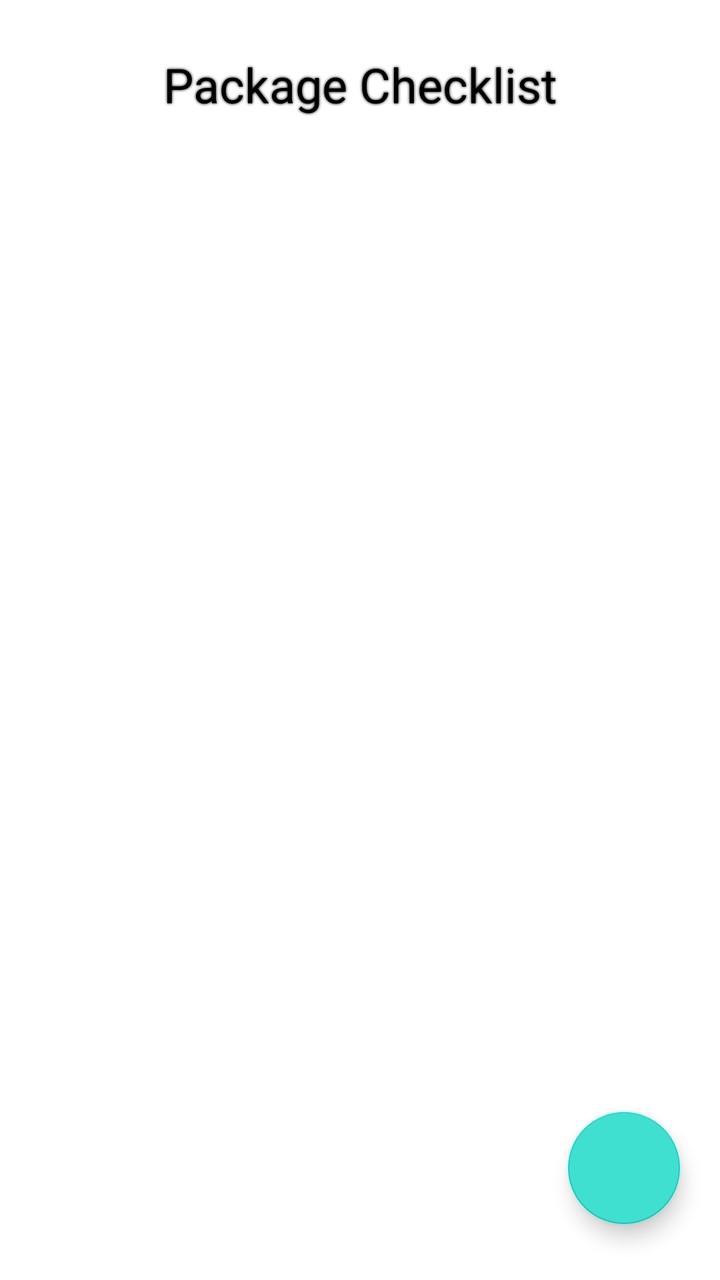
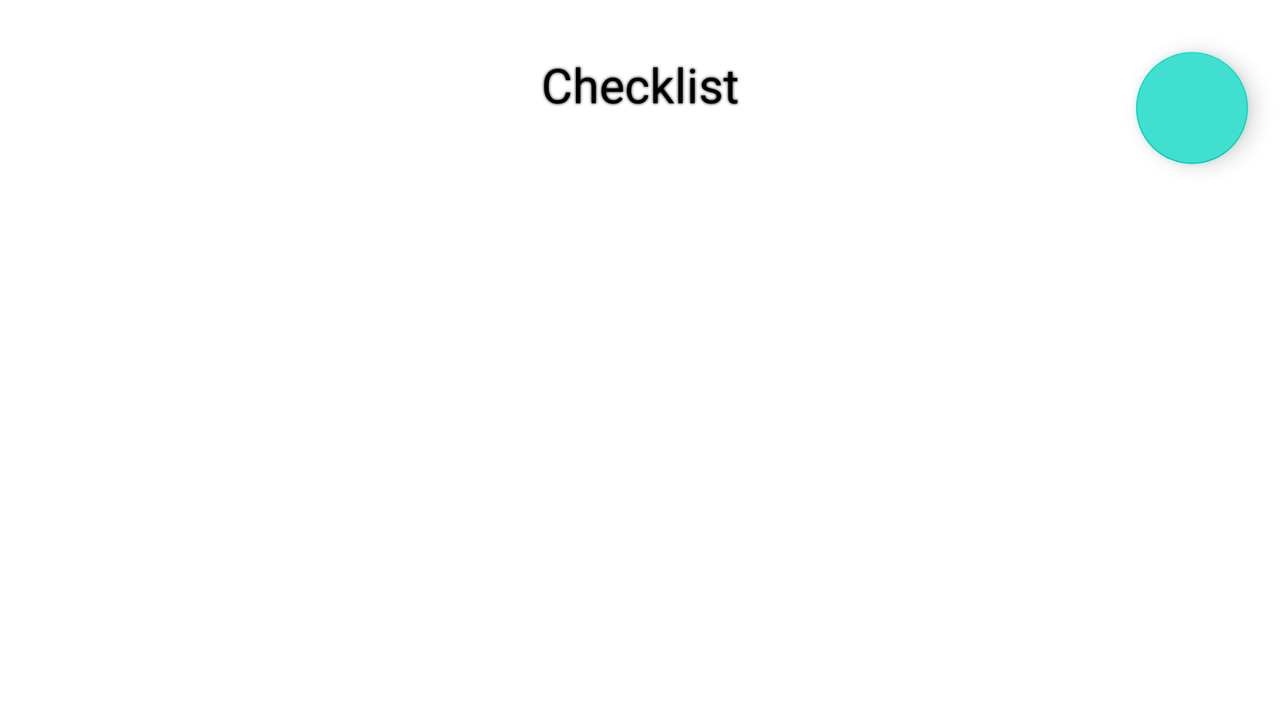

One screen, two layout resources from the same app: the default and the repository's alternative for another configuration. Each is rendered where Android would select it; the XML of both is given below.
<!-- AndroidManifest.xml: application theme Theme.Trippie -->
<!-- res/layout/fragment_package_list.xml -->
<?xml version="1.0" encoding="utf-8"?>
<RelativeLayout
    xmlns:android="http://schemas.android.com/apk/res/android"
    xmlns:app="http://schemas.android.com/apk/res-auto"
    xmlns:tools="http://schemas.android.com/tools"
    android:layout_width="match_parent"
    android:layout_height="match_parent"
    android:fitsSystemWindows="true"
    android:background="@color/white"
    >

    <LinearLayout
        android:id="@+id/main"
        android:layout_width="match_parent"
        android:layout_height="match_parent"
        android:layout_marginTop="0dp"
        android:layout_marginBottom="0dp"
        android:orientation="vertical"
        tools:context=".ChecklistFragment">

        <TextView
            android:id="@+id/titleTextView"
            android:layout_width="match_parent"
            android:layout_height="wrap_content"
            android:text="@string/package_checklist"
            android:textSize="24sp"
            android:textColor="@color/black"
            android:shadowColor="@color/black"
            android:shadowRadius="3"
            android:gravity="center"
            android:layout_marginTop="10dp"
            android:padding="16dp"/>

        <androidx.core.widget.NestedScrollView
            android:layout_width="match_parent"
            android:layout_height="match_parent">

            <androidx.recyclerview.widget.RecyclerView
                android:id="@+id/PackageItemRecyclerView"
                android:layout_width="match_parent"
                android:layout_height="0dp"
                android:layout_weight="1"
                android:padding="8dp"
                android:layout_gravity="center_horizontal"
                />

        </androidx.core.widget.NestedScrollView>

    </LinearLayout>

    <ProgressBar
        android:layout_width="wrap_content"
        android:layout_height="wrap_content"
        android:visibility="gone"
        android:id="@+id/progress_bar"
        android:layout_centerInParent= "true"/>

    <com.google.android.material.floatingactionbutton.FloatingActionButton
        android:id="@+id/addPackageItemButton"
        android:layout_width="wrap_content"
        android:layout_height="wrap_content"
        android:layout_marginEnd="20dp"
        android:layout_marginBottom="28dp"
        android:backgroundTint="@color/appColor"
        android:clickable="true"
        android:contentDescription="image"
        android:tintMode="@color/white"
        android:layout_alignParentBottom="true"
        android:layout_alignParentEnd="true"
        app:srcCompat="@drawable/add_icon" />

</RelativeLayout>
<!-- resources referenced by this layout -->
<resources>
  <color name="appColor">#40E0D0</color>
  <color name="black">#FF000000</color>
  <color name="white">#FFFFFFFF</color>
  <string name="package_checklist">Package Checklist</string>
  <style name="Theme.Trippie" parent="Base.Theme.Trippie" />
  <style name="Base.Theme.Trippie" parent="Theme.MaterialComponents.DayNight.DarkActionBar">
          
          <item name="android:fontFamily">@font/poppins</item>
          <item name="fontFamily">@font/poppins</item>
      </style>
</resources>
<!-- res/layout-land/fragment_package_list.xml (the repository's variant of the layout above) -->
<!-- drawn on the phone turned sideways -->
<?xml version="1.0" encoding="utf-8"?>
<RelativeLayout
    xmlns:android="http://schemas.android.com/apk/res/android"
    xmlns:app="http://schemas.android.com/apk/res-auto"
    xmlns:tools="http://schemas.android.com/tools"
    android:layout_width="match_parent"
    android:layout_height="match_parent"
    android:fitsSystemWindows="true"
    android:background="@color/white">

    <TextView
        android:id="@+id/titleTextView"
        android:layout_width="match_parent"
        android:layout_height="wrap_content"
        android:text="@string/checklist"
        android:textSize="24sp"
        android:textColor="@color/black"
        android:shadowColor="@color/black"
        android:shadowRadius="3"
        android:gravity="center"
        android:layout_marginTop="10dp"
        android:padding="16dp"
        android:layout_alignParentTop="true"
        android:layout_centerHorizontal="true"/>

    <com.google.android.material.floatingactionbutton.FloatingActionButton
        android:id="@+id/addPackageItemButton"
        android:layout_width="wrap_content"
        android:layout_height="wrap_content"
        android:backgroundTint="@color/appColor"
        android:clickable="true"
        android:contentDescription="image"
        android:tintMode="@color/white"
        android:layout_alignTop="@id/titleTextView"
        android:layout_alignParentEnd="true"
        android:layout_margin="16dp"
        app:srcCompat="@drawable/add_icon" />

    <androidx.core.widget.NestedScrollView
        android:layout_width="match_parent"
        android:layout_height="match_parent"
        android:layout_below="@id/titleTextView"
        android:layout_marginTop="8dp"
        android:paddingTop="8dp">

        <androidx.recyclerview.widget.RecyclerView
            android:id="@+id/PackageItemRecyclerView"
            android:layout_width="match_parent"
            android:layout_height="wrap_content"
            android:padding="8dp"
            android:layout_gravity="center_horizontal"/>

    </androidx.core.widget.NestedScrollView>

    <ProgressBar
        android:layout_width="wrap_content"
        android:layout_height="wrap_content"
        android:visibility="gone"
        android:id="@+id/progress_bar"
        android:layout_centerInParent="true"/>
</RelativeLayout>
<!-- resources referenced by the variant -->
<!-- as the phone turned sideways resolves them -->
<resources>
  <color name="appColor">#40E0D0</color>
  <color name="black">#FF000000</color>
  <color name="white">#FFFFFFFF</color>
  <string name="checklist">Checklist</string>
  <style name="Theme.Trippie" parent="Base.Theme.Trippie" />
  <style name="Base.Theme.Trippie" parent="Theme.MaterialComponents.DayNight.DarkActionBar">
          
          <item name="android:fontFamily">@font/poppins</item>
          <item name="fontFamily">@font/poppins</item>
      </style>
</resources>
